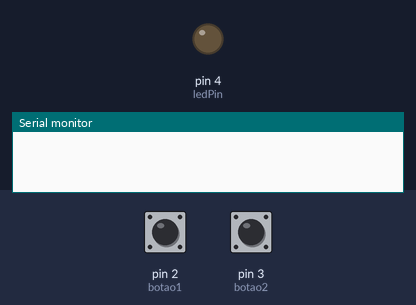
This sketch was run on a simulated Arduino Uno, built with avr-gcc and run on an emulated ATmega328P. On the bench: output pins drawn as LEDs (lit = HIGH), the last lines printed to the serial monitor. Inputs (shaded band) come from the test bench; at power-on: pin 2 (botao1) LOW, pin 3 (botao2) HIGH.

Above: at 1.2 s.
1.3 s: pin 2 (botao1) pulled HIGH for 0.15 s
At 2.5 s:
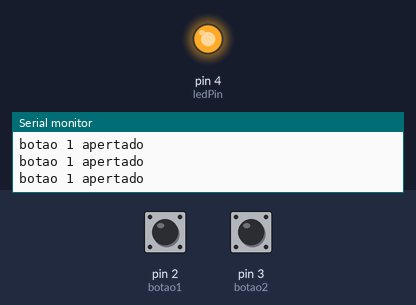
2.9 s: pin 3 (botao2) pulled LOW for 0.15 s
At 3.8 s:
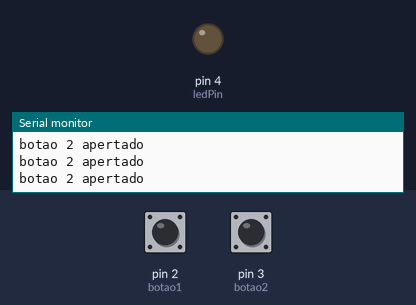
4.5 s: pin 2 (botao1) pulled HIGH for 1 s
At 5.0 s:
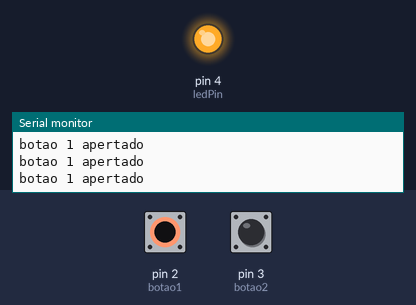
7.0 s: pin 2 (botao1) driven HIGH and pin 3 (botao2) driven LOW
At 7.9 s:
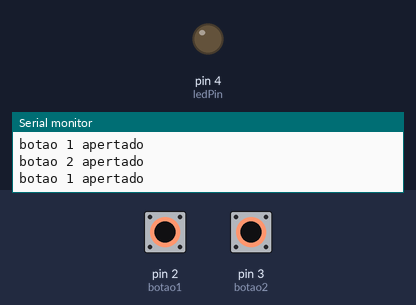
8.9 s: pin 3 (botao2) driven HIGH
At 10.3 s:
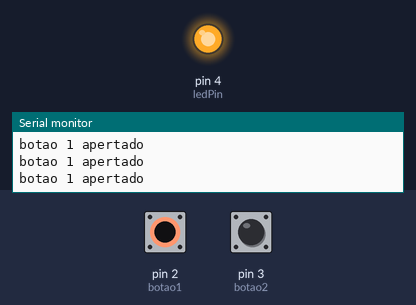
Timing chart, 0 to 11.4 s (numbered marks = the images above; inputs shaded):
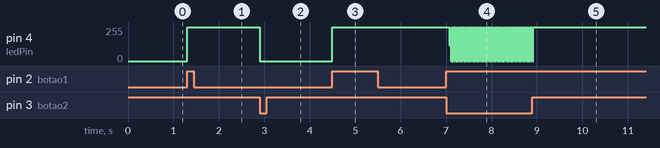

Measured:
- after the input at 1.3 s, pin 4 (ledPin): 0/255 → 255/255 at once
- after the input at 2.9 s, pin 4 (ledPin): 255/255 → 0/255 at once
- after the input at 4.5 s, pin 4 (ledPin): 0/255 → 255/255 at once
- after the input at 7.0 s, pin 4 (ledPin): 255/255 → 119/255 after 0.07 s, then repeats every 0.03 s: 0/255 0.01 s, 255/255 0.02 s
- after the input at 8.9 s, pin 4 (ledPin): goes on until 8.9 s, then stays 255/255

The sketch:

codigo.ino
```cpp
// C++ code
//
const int botao1 = 2;
const int botao2 = 3;
const int ledPin = 4;

int var1;
int var2;

 void setup()
 {
    pinMode(botao1, INPUT);
  	pinMode(botao2, INPUT);
    pinMode (4, OUTPUT);
   	Serial.begin(9600);
 }

 void loop()
 {
    var1 = digitalRead(botao1);
   	var2 = digitalRead(botao2);

   if(var1){
     digitalWrite(ledPin, HIGH);
     Serial.println("botao 1 apertado");
   }
   if(!var2){
     digitalWrite(ledPin, LOW);
     Serial.println("botao 2 apertado");
   }
 }
```
